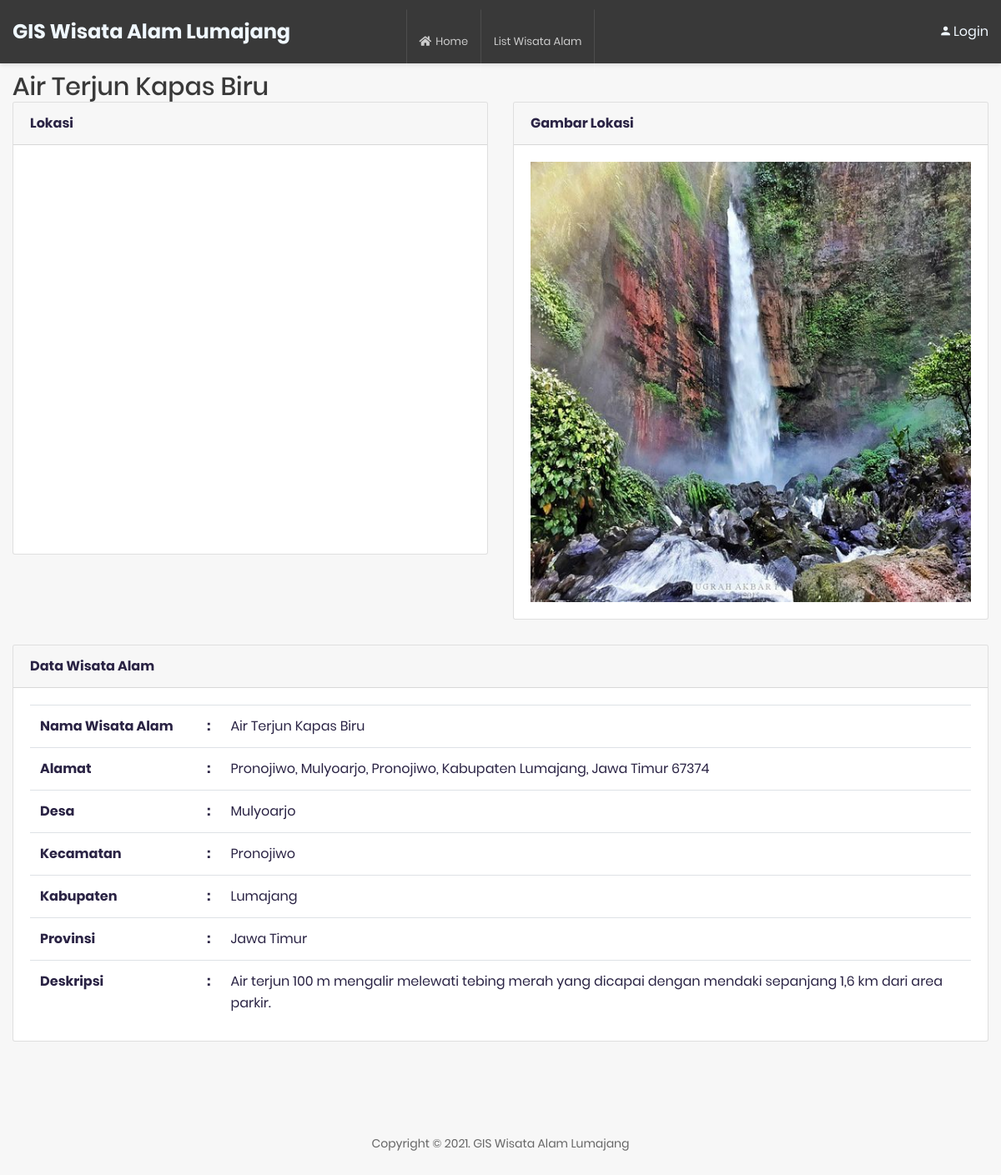
Page /home/detail/9 on the committed database.
### tables this page shows
CREATE TABLE `tbl_wisata` (
  `id_wisata` int(11) NOT NULL,
  `nama_tempat` varchar(255) DEFAULT NULL,
  `alamat` varchar(255) DEFAULT NULL,
  `desa` varchar(255) DEFAULT NULL,
  `kec` varchar(255) DEFAULT NULL,
  `kab` varchar(255) DEFAULT NULL,
  `prov` varchar(255) DEFAULT NULL,
  `latitude` varchar(255) DEFAULT NULL,
  `longitude` varchar(255) DEFAULT NULL,
  `deskripsi` longtext DEFAULT NULL,
  `gambar` text DEFAULT NULL,
  `id_icon` int(11) DEFAULT NULL
);

### application/views/layout/v_content.php (called while the page is built)
<?php
if ($isi) {
	$this->load->view($isi);
}

### application/views/layout/v_wrapper.php (called while the page is built)
<?php
require_once('v_head.php');
require_once('v_header.php');
require_once('v_content.php');
require_once('v_footer.php');

### application/controllers/Home.php (called while the page is built, shortened)
<?php
class Home extends CI_Controller
{
	public function __construct()
	{
		$this->load->model('m_wisata');
		$this->load->model('m_json');
	}
	public function detail($id_wisata)
	{
		$wisata = $this->m_wisata->detail($id_wisata);
		$data = array(
			'wisata' => $wisata,
			'title' =>  $wisata->nama_tempat,
			'isi'	=> 'v_detail'
		);
		$this->load->view('layout/v_wrapper', $data, FALSE);
	}
}

### index.php (called while the page is built, shortened)
<?php
require_once BASEPATH.'core/CodeIgniter.php';

### application/models/M_wisata.php (called while the page is built, shortened)
<?php
class M_wisata extends CI_Model
{
	public function detail($id_wisata)
	{
		$this->db->select('*');
		$this->db->from('tbl_wisata');
		$this->db->join('tbl_icon', 'tbl_icon.id_icon = tbl_wisata.id_icon', 'left');
		$this->db->where('id_wisata', $id_wisata);
		return $this->db->get()->row();
	}
}

### application/views/v_detail.php (the view, shortened to what this page needs)
<div class="col-md-6">
	<div class="card">
		<div class="card-header">
			<strong class="card-title mb-3">Lokasi</strong>
		</div>
		<div class="card-body">
			<div id="map" style="width: 100%; height: 450px;"></div>
		</div>
	</div>
</div>
<div class="col-md-6">
	<div class="card">
		<div class="card-header">
			<strong class="card-title mb-3">Gambar Lokasi</strong>
		</div>
		<div class="card-body">
			<img src="<?= base_url('gambar/' . $wisata->gambar) ?>" height="500px" width="100%">
		</div>
	</div>
</div>
<div class="col-md-12">
	<div class="card">
		<div class="card-header">
			<strong class="card-title mb-3">Data Wisata Alam</strong>
		</div>
		<div class="card-body">
			<table class="table">
				<tr>
					<th width="200px">Nama Wisata Alam</th>
					<th width="20px">:</th>
					<td><?= $wisata->nama_tempat ?></td>
				</tr>
				<tr>
					<th width="200px">Alamat</th>
					<th>:</th>
					<td><?= $wisata->alamat ?></td>
				</tr>
				<tr>
					<th width="200px">Desa</th>
					<th>:</th>
					<td><?= $wisata->desa ?></td>
				</tr>
				<tr>
					<th width="200px">Kecamatan</th>
					<th>:</th>
					<td><?= $wisata->kec ?></td>
				</tr>
				<tr>
					<th width="200px">Kabupaten</th>
					<th>:</th>
					<td><?= $wisata->kab ?></td>
				</tr>
				<tr>
					<th width="200px">Provinsi</th>
					<th>:</th>
					<td><?= $wisata->prov ?></td>
				</tr>
				<tr>
					<th width="200px">Deskripsi</th>
					<th>:</th>
					<td><?= $wisata->deskripsi ?></td>
				</tr>
			</table>
		</div>
	</div>
</div>

### rows in the picture
tbl_wisata: gambar (picture), nama_tempat "Air Terjun Kapas Biru", alamat "Pronojiwo, Mulyoarjo, Pronojiwo, Kabupaten Lumajang, Jawa Timur 67374", desa "Mulyoarjo", kec "Pronojiwo", kab "Lumajang", prov "Jawa Timur", deskripsi "Air terjun 100 m mengalir melewati tebing merah yang dicapai dengan mendaki sepanjang 1,6 km dari area parkir."

### other values in the picture
$title "Air Terjun Kapas Biru"
